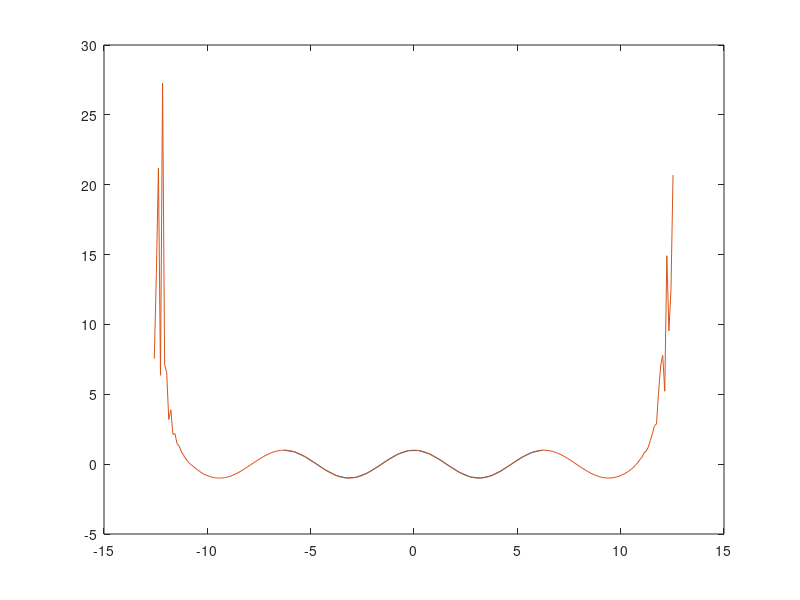

Reproduce this figure in MATLAB.

%define a coarse grid.
x = -2*pi:0.5:2*pi;
%compute the sin on it.
f = cos(x);

%plot
plot(x,f);
hold on;

a = 4
%define a finer grid.
des = -(a)*pi:0.1:(a)*pi;

%intepolate!!!
% 1. compute the weights:

lambda = zeros(length(f),1);


for i =1:length(x)
  tmp = 1;  
  for j =1:length(x)
    if (i ~= j) 
       tmp = tmp * (x(i) - x(j));       
    end
  end
  lambda(i) = 1/tmp;  
end

interpValues = zeros(length(des),1);
l = zeros(length(f),1);

for k= 1:length(des)
   for i = 1:length(f)
      tmp = 0; 
      for j = 1:length(f)
          %compute the sum of different mu's.
          tmp = tmp + lambda(j)/(des(k) - x(j));
      end
              %mu_i / sum mu_i
      l(i) = (lambda(i)/(des(k) - x(i)))/tmp;
   end
   interpValues(k) =  f*l;
end

plot(des,interpValues)

